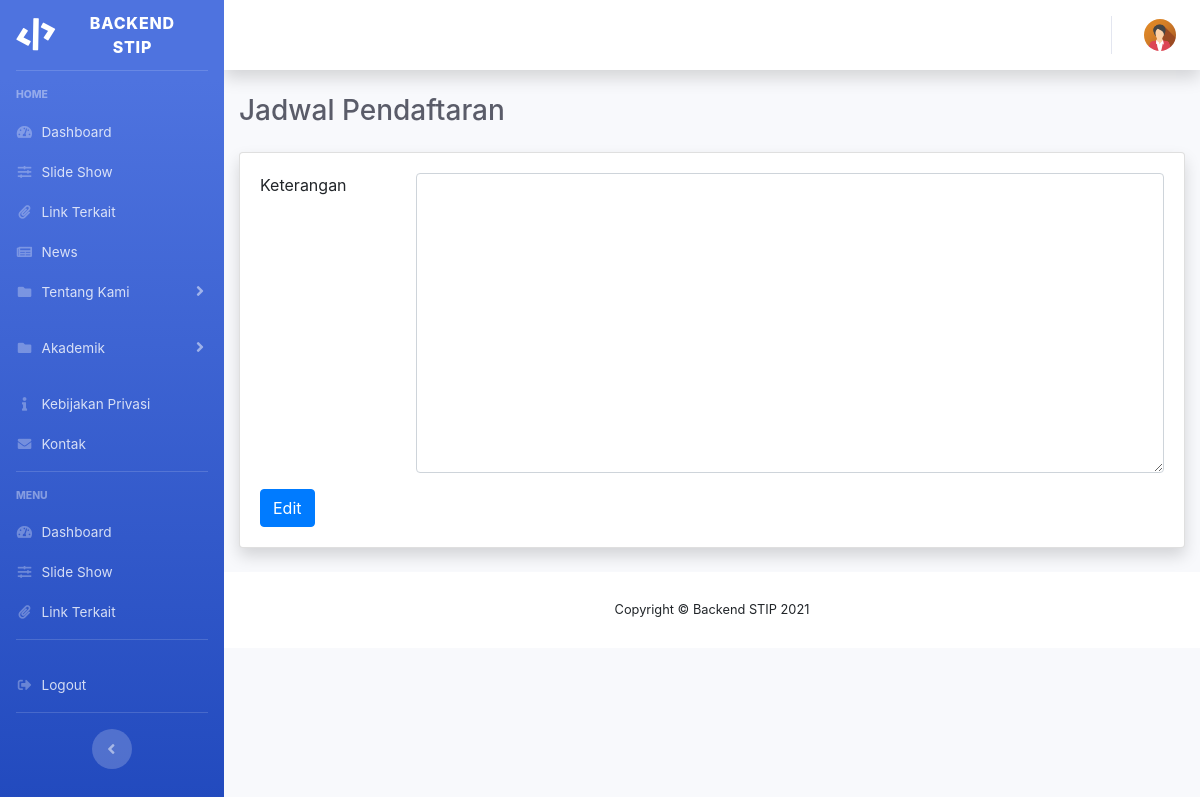
/admin/jadwal, run on an earlier commit of the app's database.
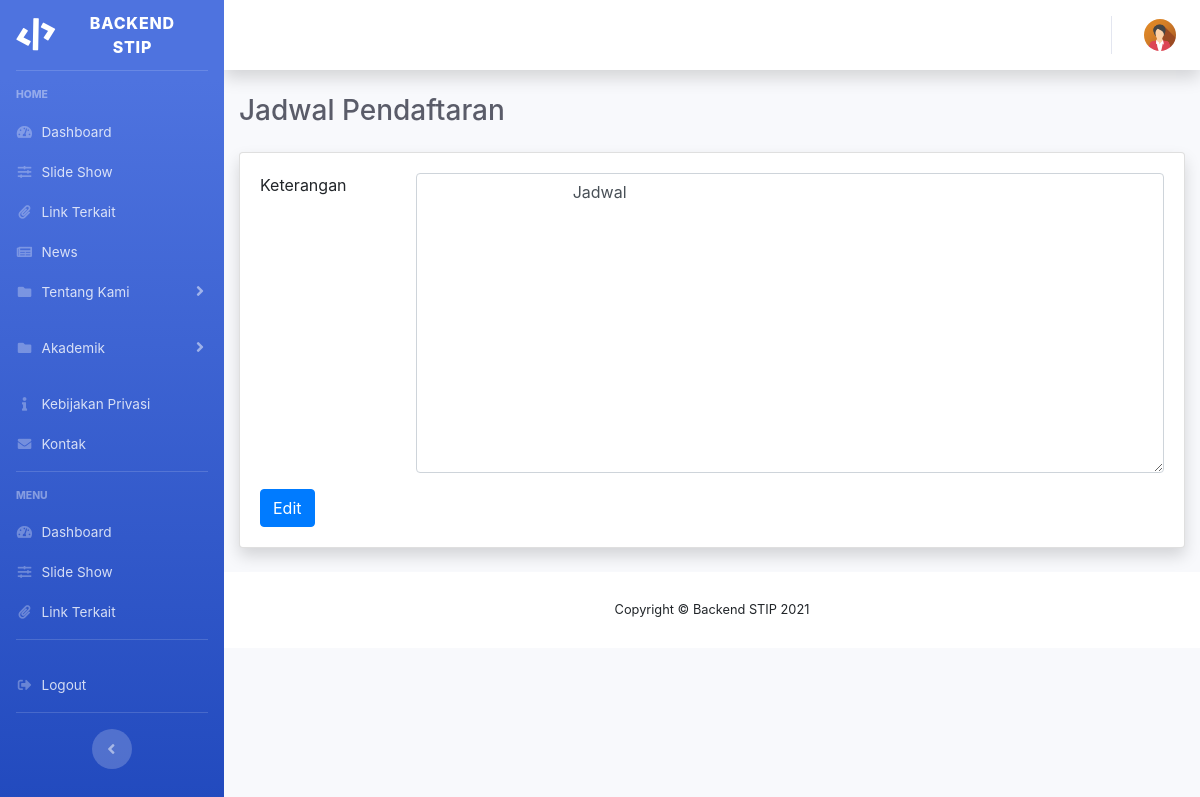
And on a later commit of the database.
### tables this page shows
CREATE TABLE `akademik` (
  `id` int(11) NOT NULL,
  `title` varchar(255) NOT NULL,
  `description` longtext NOT NULL,
  `created_at` datetime NOT NULL
);

### application/controllers/Admin.php (called while the page is built, shortened)
<?php
class Admin extends CI_Controller
{
    public function __construct()
    {
        $this->load->helper(array('form', 'url', 'file'));
        $this->load->model('admin_model');
    }
    public function jadwal()
    {
        $data['title'] = 'Jadwal Pendaftaran';
        $this->load->model('Admin_model','jadwal');
        $data['jadwal'] = $this->jadwal->select_jadwal();
        $this->load->view('admin/themes/header');
        $this->load->view('admin/akademik/jadwal', $data);
        $this->load->view('admin/themes/footer');
    }
}

### index.php (called while the page is built, shortened)
<?php
require_once BASEPATH.'core/CodeIgniter.php';

### application/models/Admin_model.php (called while the page is built, shortened)
<?php
class Admin_model extends CI_Model {
public function select_jadwal()
{
	$sql = $this->db->query("select * from akademik where id = '2'");
	$data = $sql->result_array();
	return $data;
}
} ?>

### application/views/admin/akademik/jadwal.php (the view, shortened to what this page needs)
<div class="container-fluid">
            <h5 class="h3 mb-4 text-gray-800"><?= $title;?></h5>
            <div class="card shadow mb-4">
                <div class="card-body">
                <div class="row">
                <div class="col-lg-12">
                    <?=form_open_multipart('admin/proses_edit_jadwal', 'id="edit_jadwal"') ?>
                        <div class="form-group row">
                        <div class="col-sm-2">
                            Keterangan
                        </div>
                        <div class="col-sm-10">
                                <textarea class="form-control" style="height:300px" name="description">
                                <?= $jadwal[0]['description']?>
                                </textarea>
                        </div>
                        </div>
                        <div class="from-group">
                            <button type="submit" class="btn btn-primary">Edit</button>
                        </div>
                    </form>
                </div>
            </div>
                </div>
            </div>
        </div>

What changed in the data, as far as the page shows it:
changed akademik: description (not shown) → "Jadwal"
